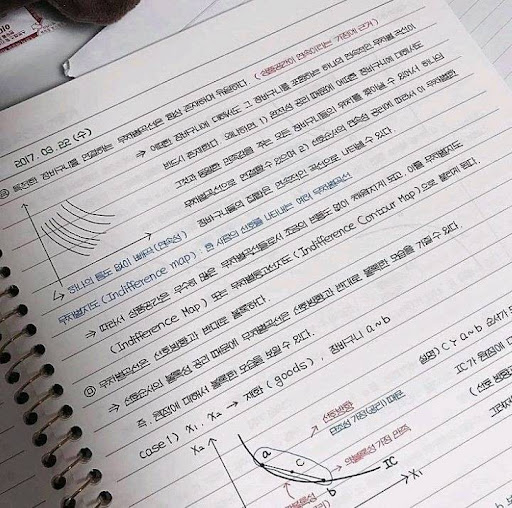
#> input picture AI/application/3/unnamed.jpg, 512 x 508 px, found by its file name
$ jupyter execute '강의_6기_AI응용_3차시_이론.ipynb'   (older library calls are emulated)
#> lines starting #> are read from the running program, lines starting #| are printed output that depends on the picture; after the words box and inside, x2 and y2 are one past the last pixel; in counts of white or black regions, pixels touching at a corner belong together
[강의안]
1. 차분: 두 픽셀 값 차이 계산 (변화 -> 차분)
```
1. 공간적 차분(x,y): 인접한 픽셀 간의 차이 계산
2. 시간적 차분(x,y,t): 시간 순서가 있는 영상에서 연속된 프레임 간의 차이 계산(움직임 검출)
```

2. 특징 종류
```
1. 저수준(low-level) 특징 : 색, 밝기, 강도intensity, edge, corner, blob(무늬)
2. 중간 수준(mid-level): 윤곽선, 질감, 형태 기술자(삼각형/사각형..)
3. 고수준(high-level) 특징 : 지역적 특징(눈,코,입), 딥러닝 기반 특징

3. 엣지 검출
```
1. 소벨 필터 : 미분 + 평활화 (미분만 하면 노이즈 민감)
2. 캐니 엣지 : 노이즈 억제 + 정확한 엣지 검출 + 단일 엣지 추출
- 캐니 엣지 단계: 5단계
3. Hough Transform(허프 변환) : 점에서 기하학적 도형 탐지, image space->parameter space

```
캐니 엣지 5단계
1. 노이즈 제거(Gaussian Blur)
2. 그래디언트 계산(Sobel Filter)
3. 비최대 억제(Non-Maximum Suppression) : 엣지의 방향을 따라 로컬의 최댓값만 남기고 나머지는 억제
4. 이중 임계값 처리(Double Thresholding) : 강한 엣지, 약한 엣지를 파악하여 약한 엣지는 강한 엣지와 연결되었을 때만 보존
5. 강한 엣지와 연결되지 않은 약한 엣지는 제거

```

[cell 1]
import os
import numpy as np
import cv2
import matplotlib.pyplot as plt
from google.colab.patches import cv2_imshow

[cell 2]
image_path = '/content/drive/MyDrive/rokey/AI/application/3/unnamed.jpg'

[cell 3]
image = cv2.imread(image_path)
#> image is the input picture: shape (508, 512, 3); mean B, G, R 193.3, 191.6, 194.9
plt.imshow(image)

[cell 4]
gray = cv2.cvtColor(image, cv2.COLOR_BGR2GRAY)
cv2_imshow(gray)

[cell 5]
result, binary = cv2.threshold(gray, 50, 255, cv2.THRESH_BINARY)
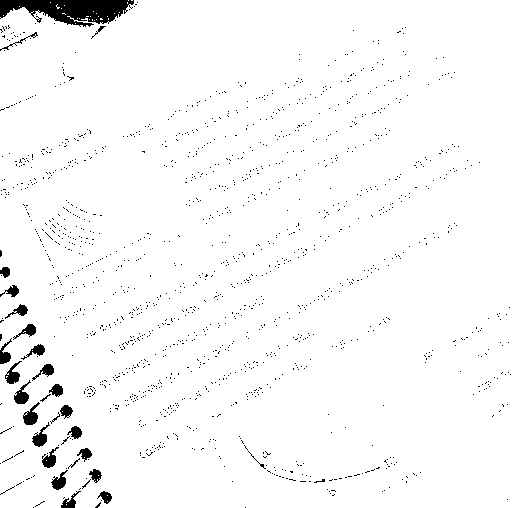
#> binary: shape (508, 512); 97.2% white; 1489 black regions (1462 under 20 px), largest, box (x1, y1, x2, y2) and area: (0, 0, 134, 27) 2248, (23, 402, 40, 425) 193, (14, 380, 31, 404) 184
cv2_imshow(binary)

[cell 6]
binary_ad = cv2.adaptiveThreshold(
    gray, 255, cv2.ADAPTIVE_THRESH_GAUSSIAN_C, cv2.THRESH_BINARY, 121, 4
)
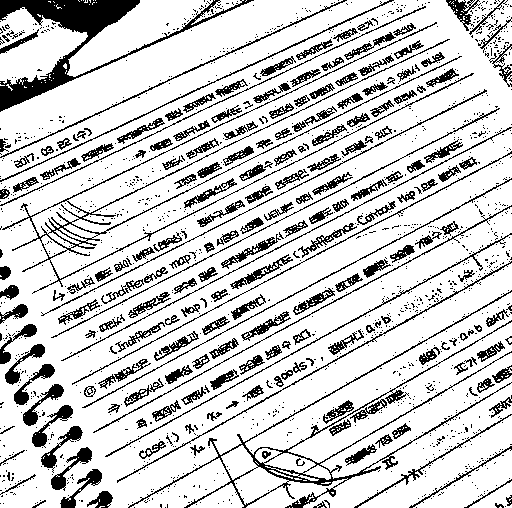
#> binary_ad: shape (508, 512); 80.6% white; 1504 black regions (1291 under 20 px), largest, box (x1, y1, x2, y2) and area: (0, 0, 254, 112) 5188, (128, 290, 512, 508) 3504, (2, 22, 474, 294) 3301
cv2_imshow(binary_ad)

[cell 7]
# 소벨 필터

gx = cv2.Sobel(gray, cv2.CV_32F, 1, 0, ksize=3)
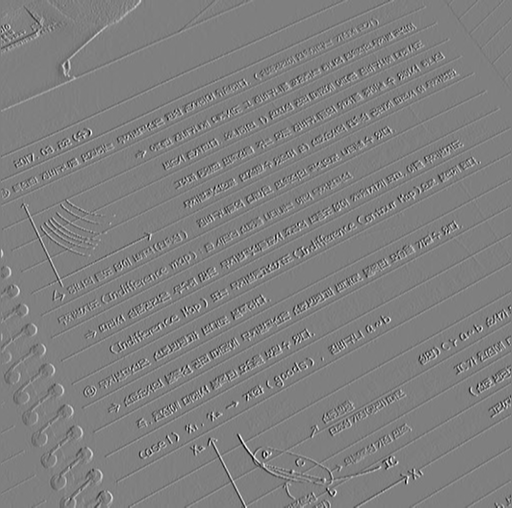
#> gx: shape (508, 512) float32; min -886, max 886, mean 1.9; drawn with min black and max white
gy = cv2.Sobel(gray, cv2.CV_32F, 0, 1, ksize=3) # dy=1 -> 가로선
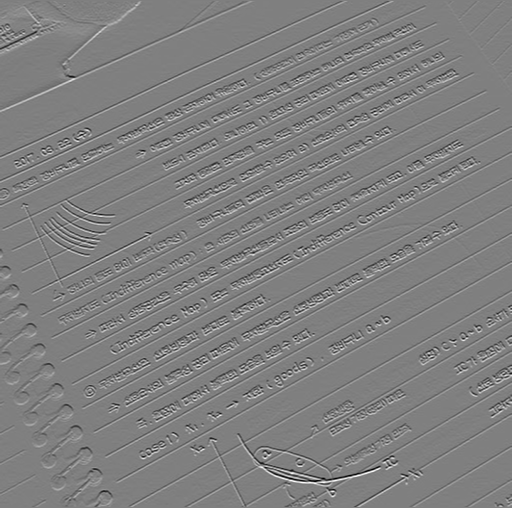
#> gy: shape (508, 512) float32; min -988, max 982, mean 0.4; drawn with min black and max white

mag = cv2.magnitude(gx, gy)
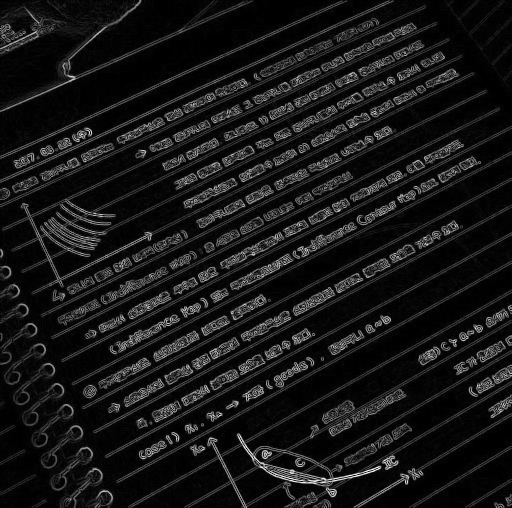
#> mag: shape (508, 512) float32; min 0, max 1011.4, mean 94.3; drawn with min black and max white
mag = np.uint8(np.clip(mag, 0, 255))
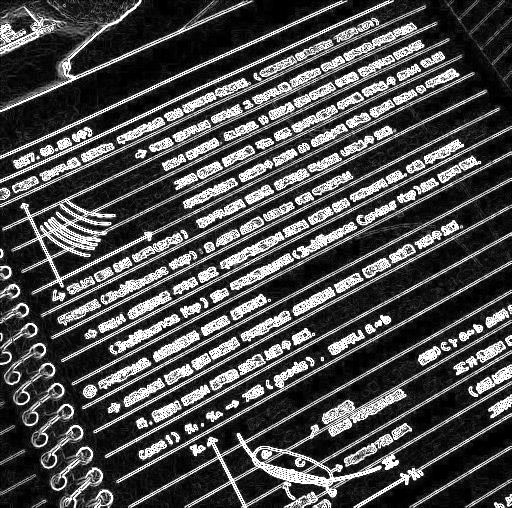
#> mag: shape (508, 512); min 0, max 255, mean 75.8
cv2_imshow(mag)
